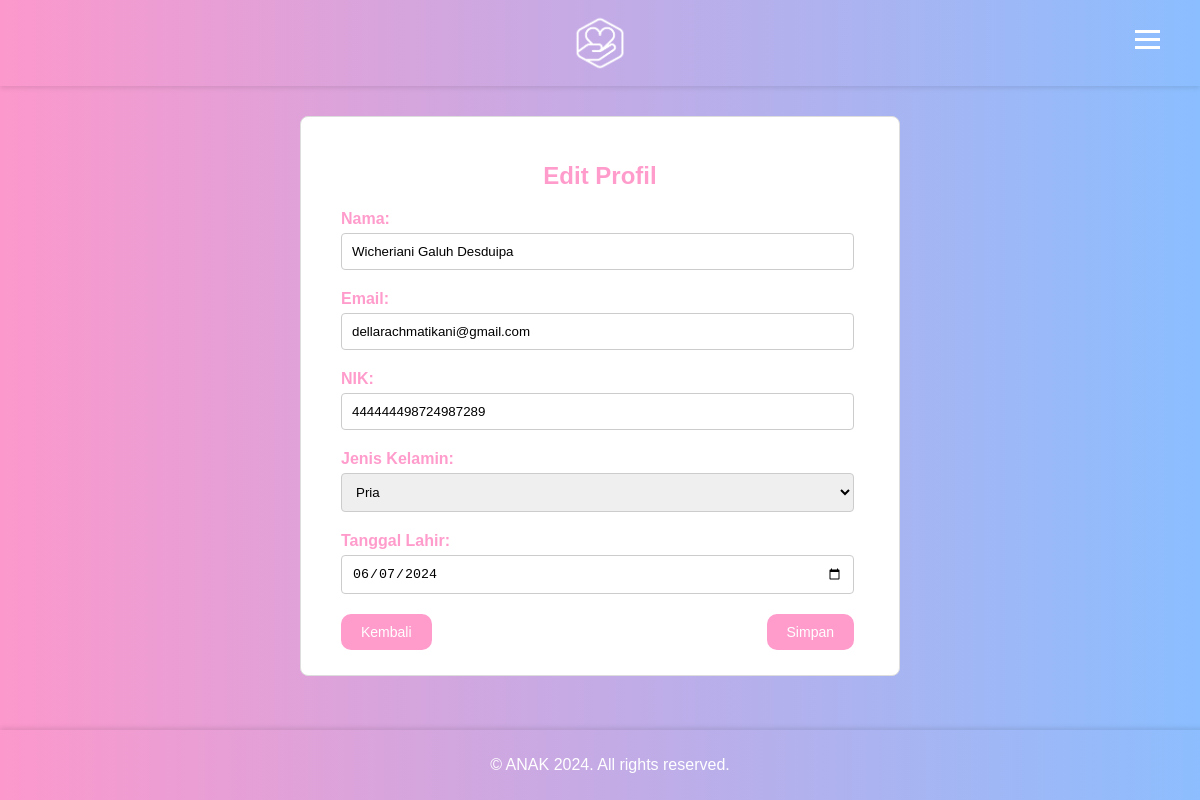
/Posyandu/edit_profile.php (signed in), run on the app's committed database.
### tables this page shows
CREATE TABLE `user_account` (
  `id` int(11) NOT NULL,
  `username` varchar(255) NOT NULL,
  `password` varchar(255) NOT NULL,
  `nama` varchar(255) NOT NULL,
  `email` varchar(255) DEFAULT NULL,
  `jenis_kelamin` enum('Pria','Wanita') NOT NULL,
  `NIK` varchar(255) DEFAULT NULL,
  `tanggal_lahir` date DEFAULT NULL
);

### Posyandu/edit_profile.php (the view, shortened to what this page needs)
<?php
require 'koneksi.php';
$user_id = $_SESSION['user_id'];
$query_sql = "SELECT nama, email, NIK, jenis_kelamin, tanggal_lahir FROM user_account WHERE id = $user_id";
$result = mysqli_query($conn, $query_sql);
if (mysqli_num_rows($result) > 0) {
    $row = mysqli_fetch_assoc($result);
    $nama = $row["nama"];
    $email = $row["email"];
    $NIK = $row["NIK"];
    $jenis_kelamin = $row["jenis_kelamin"];
    $tanggal_lahir = $row["tanggal_lahir"];
}
?>
<!DOCTYPE html>
<html lang="en">
<head>
</head>
<body>
    <div class="header">
        <img src="images/logo-icon.png" alt="Logo">
        <div class="menu-icon" onclick="toggleMenu()">
            <div class="bar"></div>
            <div class="bar"></div>
            <div class="bar"></div>
        </div>
    </div>
    <div class="container">
        <div class="profile-box">
            <h2 class="profile-heading">Edit Profil</h2>
            <form action="" method="post">
                <div class="profile-info">
                    <label>Nama:</label>
                    <input type="text" name="nama" value="<?php echo htmlspecialchars($nama); ?>" required>
                </div>
                <div class="profile-info">
                    <label>Email:</label>
                    <input type="email" name="email" value="<?php echo htmlspecialchars($email); ?>" required>
                </div>
                <div class="profile-info">
                    <label>NIK:</label>
                    <input type="text" name="NIK" value="<?php echo htmlspecialchars($NIK); ?>" required>
                </div>
                <div class="profile-info">
                    <label>Jenis Kelamin:</label>
                    <select name="jenis_kelamin" required>
                        <option value="Pria" <?php if ($jenis_kelamin == 'Pria') echo 'selected'; ?>>Pria</option>
                    </select>
                </div>
                <div class="profile-info">
                    <label>Tanggal Lahir:</label>
                    <input type="date" name="tanggal_lahir" value="<?php echo htmlspecialchars($tanggal_lahir); ?>" required>
                </div>
                <div class="button-container">
                    <a class="back-button" href="profile.php">Kembali</a>
                    <input type="submit" value="Simpan">
                </div>
            </form>
        </div>
    </div>
    <div class="footer">
        <p>&copy; ANAK 2024. All rights reserved.</p>
    </div>
</body>
</html>

### Posyandu/edit_profile.php (style rules this page uses)
body { font-family: Arial, sans-serif; margin: 0; padding: 0; background: linear-gradient(90deg, #FC98CC, #8BBEFF); position: relative; animation: fadeIn 1s ease-in-out; }
.header { background: linear-gradient(90deg, #FC98CC, #8BBEFF); color: white; padding: 3px; text-align: center; position: relative; box-shadow: 0 2px 5px rgba(0,0,0,0.1); height: 80px; }
.header img { width: 60px; height: 60px; margin-top: 10px; }
.menu-icon { position: absolute; right: 40px; top: 25px; cursor: pointer; font-size: 30px; }
.menu-icon .bar { display: block; width: 25px; height: 3px; margin: 5px auto; background-color: white; transition: 0.4s; }
.container { padding: 30px; text-align: left; max-width: 600px; margin: 0 auto; }
.profile-box { background-color: #fff; border: 1px solid #ddd; border-radius: 8px; padding: 25px 40px; margin-bottom: 40px; position: relative; animation: fadeInUp 1s ease-in-out; }
.profile-info { margin-bottom: 20px; }
.profile-info label { font-weight: bold; display: block; margin-bottom: 5px; color: #ff9ccc; }
.profile-info input[type="text"], .profile-info input[type="email"], .profile-info input[type="date"], .profile-info select { width: calc(100% - 5px); padding: 10px; border: 1px solid #ccc; border-radius: 4px; box-sizing: border-box; }
.profile-heading { text-align: center; margin-bottom: 20px; color: #ff9ccc; }
.button-container { display: flex; justify-content: space-between; }
input[type="submit"], .back-button { background-color: #ff9ccc; color: white; padding: 10px 20px; border: none; margin-right: 5px; border-radius: 10px; cursor: pointer; text-decoration: none; text-align: center; font-size: 14px; }
.footer { background: linear-gradient(90deg, #FC98CC, #8BBEFF); color: white; text-align: center; padding: 10px; position: fixed; width: 100%; bottom: 0; box-shadow: 0 -2px 5px rgba(0,0,0,0.1); }

### data on the page
user_account: nama "Wicheriani Galuh Desduipa", email "dellarachmatikani@gmail.com", NIK "444444498724987289", jenis_kelamin "Pria", tanggal_lahir "06/07/2024"
